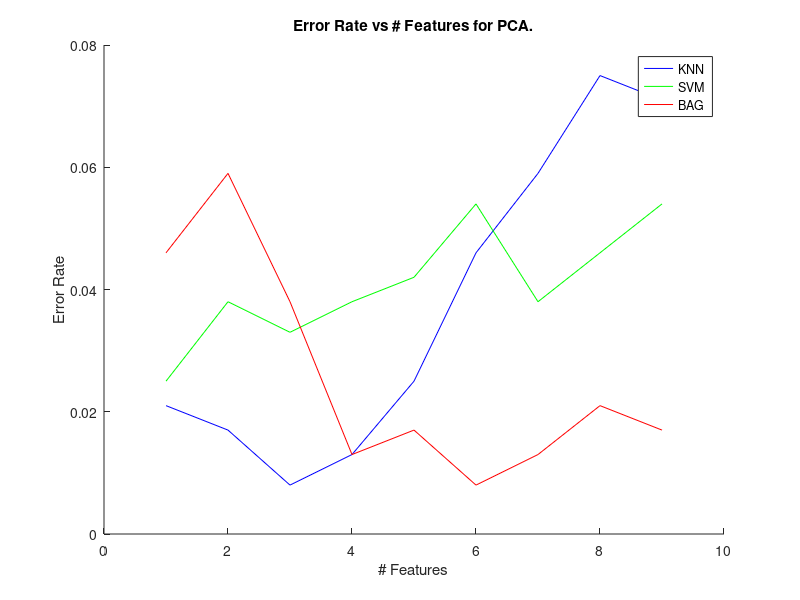

MATLAB code to generate this figure:
function plotpcafalseneg()
title('Error Rate vs # Features for PCA.');
ylabel('Error Rate');
xlabel('# Features');
knnX = [1,2,3,4,5,6,7,8,9];
knnY = [.021, .017, .008, .013, .025, .046, .059, .075, .071];
line(knnX,knnY,'Color','b'); hold on;
svmX = [1,2,3,4,5,6,7,8,9];
svmY = [.025, .038, .033, .038, .042, .054, .038, .046, .054];
line(svmX,svmY,'Color','g'); hold on;
bagX = [1,2,3,4,5,6,7,8,9];
bagY = [.046, .059, .038, .013, .017, .008, .013, .021, .017];
line(bagX,bagY,'Color','r'); hold on;
legend('KNN', 'SVM', 'BAG');